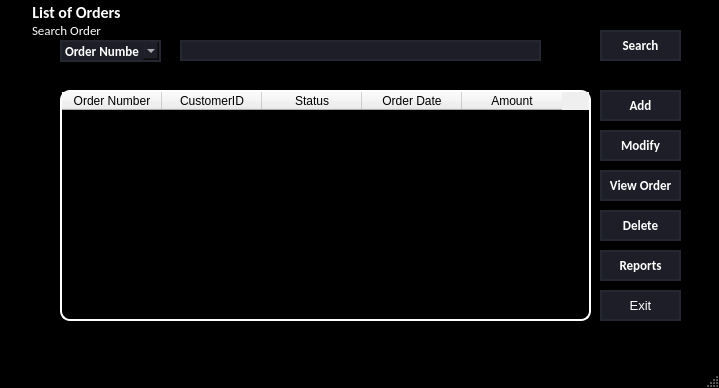
<?xml version="1.0" encoding="UTF-8"?>
<ui version="4.0">
 <class>MainWindow</class>
 <widget class="QMainWindow" name="MainWindow">
  <property name="geometry">
   <rect>
    <x>0</x>
    <y>0</y>
    <width>719</width>
    <height>388</height>
   </rect>
  </property>
  <property name="windowTitle">
   <string>MainWindow</string>
  </property>
  <property name="styleSheet">
   <string notr="true">QMainWindow{
	background-color: rgb(0,0,0);
}

QMenuBar{
background-color: rgb(0,0,0);
}</string>
  </property>
  <widget class="QWidget" name="centralwidget">
   <widget class="QGroupBox" name="groupBox">
    <property name="geometry">
     <rect>
      <x>30</x>
      <y>0</y>
      <width>661</width>
      <height>331</height>
     </rect>
    </property>
    <property name="font">
     <font>
      <family>Calibri</family>
      <pointsize>12</pointsize>
      <weight>75</weight>
      <bold>true</bold>
     </font>
    </property>
    <property name="styleSheet">
     <string notr="true">QGroupBox {
    background-color: rgb(0,0,0);
    border: 1px solid black;
    color: white; 
}</string>
    </property>
    <property name="title">
     <string>List of Orders</string>
    </property>
    <widget class="QTableWidget" name="orderList">
     <property name="geometry">
      <rect>
       <x>30</x>
       <y>90</y>
       <width>531</width>
       <height>231</height>
      </rect>
     </property>
     <property name="font">
      <font>
       <family>Calibri</family>
       <pointsize>10</pointsize>
       <weight>75</weight>
       <bold>true</bold>
      </font>
     </property>
     <property name="styleSheet">
      <string notr="true">QTableWidget{
	background-color: rgb(0,0,0);
	gridline-color: rgb(255, 255, 255);
	color: rgb(255,255,255);
	border-radius: 10px;
	border: 2px solid rgb(255,255,255);
	selection-background-color: rgb(46, 46, 62);
}</string>
     </property>
     <column>
      <property name="text">
       <string>Order Number</string>
      </property>
     </column>
     <column>
      <property name="text">
       <string>CustomerID</string>
      </property>
     </column>
     <column>
      <property name="text">
       <string>Status</string>
      </property>
     </column>
     <column>
      <property name="text">
       <string>Order Date</string>
      </property>
     </column>
     <column>
      <property name="text">
       <string>Amount</string>
      </property>
     </column>
    </widget>
    <widget class="QPushButton" name="modifyOrder">
     <property name="geometry">
      <rect>
       <x>570</x>
       <y>130</y>
       <width>81</width>
       <height>31</height>
      </rect>
     </property>
     <property name="font">
      <font>
       <family>Calibri</family>
       <pointsize>10</pointsize>
       <weight>75</weight>
       <bold>true</bold>
      </font>
     </property>
     <property name="styleSheet">
      <string notr="true">QPushButton{
	border: 2px solid rgb(37, 39, 48);
	border-radius: 100px;
	color: #FFF;
	background-color: rgb(30, 30, 40);
	
}

QPushButton:hover{
	border: 2px solid rgb(53, 53, 71)
}</string>
     </property>
     <property name="text">
      <string>Modify</string>
     </property>
    </widget>
    <widget class="QPushButton" name="addOrder">
     <property name="geometry">
      <rect>
       <x>570</x>
       <y>90</y>
       <width>81</width>
       <height>31</height>
      </rect>
     </property>
     <property name="font">
      <font>
       <family>Calibri</family>
       <pointsize>10</pointsize>
       <weight>75</weight>
       <bold>true</bold>
      </font>
     </property>
     <property name="styleSheet">
      <string notr="true">QPushButton{
	border: 2px solid rgb(37, 39, 48);
	border-radius: 100px;
	color: #FFF;
	background-color: rgb(30, 30, 40);
	
}

QPushButton:hover{
	border: 2px solid rgb(53, 53, 71)
}</string>
     </property>
     <property name="text">
      <string>Add</string>
     </property>
    </widget>
    <widget class="QPushButton" name="viewOrder">
     <property name="geometry">
      <rect>
       <x>570</x>
       <y>170</y>
       <width>81</width>
       <height>31</height>
      </rect>
     </property>
     <property name="font">
      <font>
       <family>Calibri</family>
       <pointsize>10</pointsize>
       <weight>75</weight>
       <bold>true</bold>
      </font>
     </property>
     <property name="styleSheet">
      <string notr="true">QPushButton{
	border: 2px solid rgb(37, 39, 48);
	border-radius: 100px;
	color: #FFF;
	background-color: rgb(30, 30, 40);
	
}

QPushButton:hover{
	border: 2px solid rgb(53, 53, 71)
}</string>
     </property>
     <property name="text">
      <string>View Order</string>
     </property>
    </widget>
    <widget class="QGroupBox" name="groupBox_2">
     <property name="geometry">
      <rect>
       <x>0</x>
       <y>20</y>
       <width>651</width>
       <height>51</height>
      </rect>
     </property>
     <property name="font">
      <font>
       <family>Calibri</family>
       <pointsize>10</pointsize>
      </font>
     </property>
     <property name="styleSheet">
      <string notr="true">QGroupBox {
    background-color: rgb(0,0,0);
    border: 1px solid black;
    color: white; 
}</string>
     </property>
     <property name="title">
      <string>Search Order</string>
     </property>
     <widget class="QComboBox" name="searchOrderCombo">
      <property name="geometry">
       <rect>
        <x>30</x>
        <y>20</y>
        <width>101</width>
        <height>22</height>
       </rect>
      </property>
      <property name="font">
       <font>
        <family>Calibri</family>
        <pointsize>10</pointsize>
        <weight>75</weight>
        <bold>true</bold>
       </font>
      </property>
      <property name="styleSheet">
       <string notr="true">QComboBox QAbstractItemView {
    background-color: rgb(30, 30, 40);
    color: #FFF;
    selection-background-color: rgb(53, 53, 71);
    selection-color: #FFF;
}


QComboBox{
	background-color: rgb(30, 30, 40);
	color: rgb(255,255,255);
	border: 2px solid rgb(37, 39, 48);
}

QComboBox:hover{
	border: 2px solid rgb(53, 53, 71);
	
	background-color: rgb(40, 40, 54);
}</string>
      </property>
      <item>
       <property name="text">
        <string>Order Number</string>
       </property>
      </item>
      <item>
       <property name="text">
        <string>CustomerID</string>
       </property>
      </item>
     </widget>
     <widget class="QLineEdit" name="searchOrderLine">
      <property name="geometry">
       <rect>
        <x>150</x>
        <y>20</y>
        <width>361</width>
        <height>21</height>
       </rect>
      </property>
      <property name="font">
       <font>
        <family>Calibri</family>
        <pointsize>10</pointsize>
       </font>
      </property>
      <property name="styleSheet">
       <string notr="true">QLineEdit{
	border: 2px solid rgb(37, 39, 48);
	border-radius: 100px;
	color: #FFF;
	background-color: rgb(30, 30, 40);

}

QLineEdit:hover{
	border: 2px solid rgb(53, 53, 71)
}

QLineEdit: focus{
	border: 2px solid rgb(85, 170, 255);
}</string>
      </property>
     </widget>
     <widget class="QPushButton" name="searchOrders">
      <property name="geometry">
       <rect>
        <x>570</x>
        <y>10</y>
        <width>81</width>
        <height>31</height>
       </rect>
      </property>
      <property name="font">
       <font>
        <family>Calibri</family>
        <pointsize>10</pointsize>
        <weight>75</weight>
        <bold>true</bold>
       </font>
      </property>
      <property name="styleSheet">
       <string notr="true">QPushButton{
	border: 2px solid rgb(37, 39, 48);
	border-radius: 100px;
	color: #FFF;
	background-color: rgb(30, 30, 40);
	
}

QPushButton:hover{
	border: 2px solid rgb(53, 53, 71)
}</string>
      </property>
      <property name="text">
       <string>Search</string>
      </property>
     </widget>
    </widget>
    <widget class="QPushButton" name="deleteOrder">
     <property name="geometry">
      <rect>
       <x>570</x>
       <y>210</y>
       <width>81</width>
       <height>31</height>
      </rect>
     </property>
     <property name="font">
      <font>
       <family>Calibri</family>
       <pointsize>10</pointsize>
       <weight>75</weight>
       <bold>true</bold>
      </font>
     </property>
     <property name="styleSheet">
      <string notr="true">QPushButton{
	border: 2px solid rgb(37, 39, 48);
	border-radius: 100px;
	color: #FFF;
	background-color: rgb(30, 30, 40);
	
}

QPushButton:hover{
	border: 2px solid rgb(53, 53, 71)
}</string>
     </property>
     <property name="text">
      <string>Delete</string>
     </property>
    </widget>
    <widget class="QPushButton" name="exitButton">
     <property name="geometry">
      <rect>
       <x>570</x>
       <y>290</y>
       <width>81</width>
       <height>31</height>
      </rect>
     </property>
     <property name="font">
      <font>
       <pointsize>10</pointsize>
      </font>
     </property>
     <property name="styleSheet">
      <string notr="true">QPushButton{
	border: 2px solid rgb(37, 39, 48);
	border-radius: 100px;
	color: #FFF;
	background-color: rgb(30, 30, 40);
	
}

QPushButton:hover{
	border: 2px solid rgb(53, 53, 71)
}</string>
     </property>
     <property name="text">
      <string>Exit</string>
     </property>
    </widget>
    <widget class="QPushButton" name="reportButton">
     <property name="geometry">
      <rect>
       <x>570</x>
       <y>250</y>
       <width>81</width>
       <height>31</height>
      </rect>
     </property>
     <property name="font">
      <font>
       <family>Calibri</family>
       <pointsize>10</pointsize>
       <weight>75</weight>
       <bold>true</bold>
      </font>
     </property>
     <property name="styleSheet">
      <string notr="true">QPushButton{
	border: 2px solid rgb(37, 39, 48);
	border-radius: 100px;
	color: #FFF;
	background-color: rgb(30, 30, 40);
	
}

QPushButton:hover{
	border: 2px solid rgb(53, 53, 71)
}</string>
     </property>
     <property name="text">
      <string>Reports</string>
     </property>
    </widget>
   </widget>
  </widget>
  <widget class="QMenuBar" name="menubar">
   <property name="geometry">
    <rect>
     <x>0</x>
     <y>0</y>
     <width>719</width>
     <height>18</height>
    </rect>
   </property>
  </widget>
  <widget class="QStatusBar" name="statusbar"/>
 </widget>
 <resources/>
 <connections/>
</ui>
